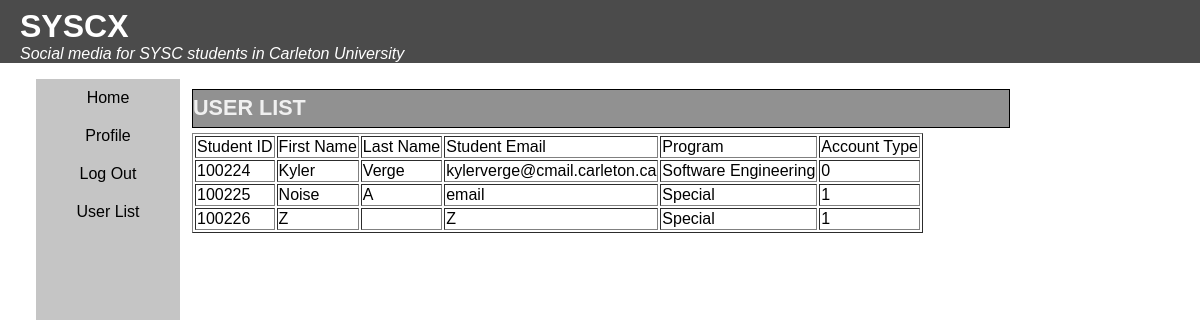
Screenshot of /user_list.php with the database file from the repository.
### tables this page shows
CREATE TABLE `users_info` (
  `student_id` int(10) NOT NULL,
  `student_email` varchar(150) NOT NULL,
  `first_name` varchar(150) NOT NULL,
  `last_name` varchar(150) NOT NULL,
  `dob` date NOT NULL
);

CREATE TABLE `users_program` (
  `student_id` int(10) NOT NULL,
  `program` varchar(50) NOT NULL
);

CREATE TABLE `users_permissions` (
  `student_id` int(10) NOT NULL,
  `account_type` int(1) NOT NULL
);

### user_list.php (the view, shortened to what this page needs)
<!DOCTYPE html>
<html lang="en">
<head>
   <link rel="stylesheet" href="assets/css/reset.css">
   <link rel="stylesheet" href="assets/css/style.css">
</head>
<body>
   <header>
      <h1>SYSCX</h1>
      <p>Social media for SYSC students in Carleton University</p>
   </header>
   <nav>
      <a class="active" href="index.php">Home</a>
      <a href="profile.php">Profile</a>
      <a href="logout.php">Log Out</a>
      <a href="user_list.php">User List</a>
   </nav>
   <main>
      <section>
         <h2>User List</h2>
         <?php
         if($_SESSION['userPermission'] == 0){
            include("connection.php");
            try{
                $conn = new mysqli($server_name, $username, $password, $database_name);
                echo "<table border='1'>";
                echo "<tr> <td> Student ID  </td> <td> First Name  </td> <td> Last Name  </td> <td> Student Email  </td> <td> Program  </td> <td> Account Type  </td>  </tr>";
                $sql = 'SELECT * FROM users_info';
                $result = $conn->query($sql);
                while($users_info = $result->fetch_assoc()){
                    $sql = 'SELECT program FROM users_program WHERE student_id = "'.$users_info['student_id'].'"';
                    $programResult = $conn->query($sql);
                    $users_program = $programResult->fetch_assoc();
                    $sql = 'SELECT account_type FROM users_permissions WHERE student_id = "'.$users_info['student_id'].'"';
                    $accountResult = $conn->query($sql);
                    $users_account = $accountResult->fetch_assoc();
                    echo "<tr> <td> ".$users_info['student_id']." </td> <td> ".$users_info['first_name']." </td> <td> ".$users_info['last_name']." </td> <td> ".$users_info['student_email']."  </td> <td> ".$users_program['program']."   </td> <td> ".$users_account['account_type']."  </td>  </tr>";
                }
            }catch (mysqli_sql_exception $e){
                $error = $e->getMessage();
                echo $error;
            }
        }
        else{
            echo 'Invalid Account Type';
        }
         ?>
        </section>
    </main>
</body>
</html>

### assets/css/style.css (style rules this page uses)
h1, h2, h3, nav, footer, div { font-family: "Trebuchet MS", "Lucida Sans Unicode", "Lucida Grande", "Lucida Sans", Arial, sans-serif; }
body { font-family: "Lucida Sans", "Lucida Sans Regular", "Lucida Grande", "Lucida Sans Unicode", Geneva, Verdana, sans-serif; background-color: #ffffff; }
header, footer { color: white; background-color: #4b4b4b; }
header h1 { padding: 8px 0 0 20px; font-size: 32px; font-weight: bold; }
header p { font-size: 16px; font-style: italic; margin-bottom: 16px; padding: 0 0 0 20px; }
nav { list-style-type: none; margin: 0; padding: 0; width: 12%; border-style: groove; height: 100%; background-color: #c5c5c5; text-align: center; position: fixed; margin-left: 3%; }
nav a { display: block; font-size: 18; color: black; padding: 10px; text-decoration: none; }
main { background-color: white; }
section { margin-left: 16%; padding-top: 10px; width: 68%; float: left; }
section h2 { font-size: 21.6px; background-color: #919191; height: 27.2px; color: #f0f0f0; border: solid 1px black; text-transform: uppercase; width: 100%; margin-bottom: 5px; padding: 5px 0; }

### rows the page displays
users_info: student_id "100224", first_name "Kyler", last_name "Verge", student_email "kylerverge@cmail.carleton.ca", users_program.program "Software Engineering", users_permissions.account_type "0"
users_info: student_id "100225", first_name "Noise", last_name "A", student_email "email", users_program.program "Special", users_permissions.account_type "1"
users_info: student_id "100226", first_name "Z", student_email "Z", users_program.program "Special", users_permissions.account_type "1"
